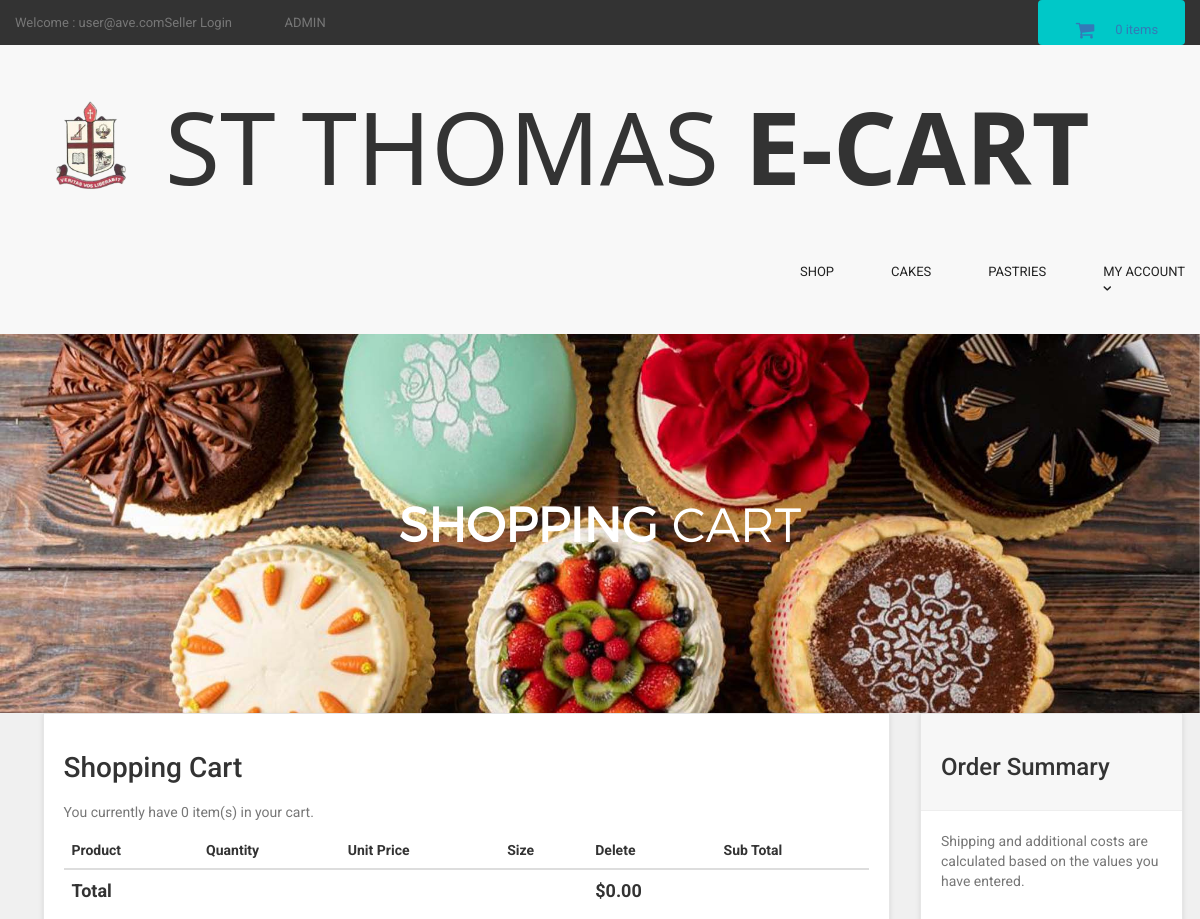
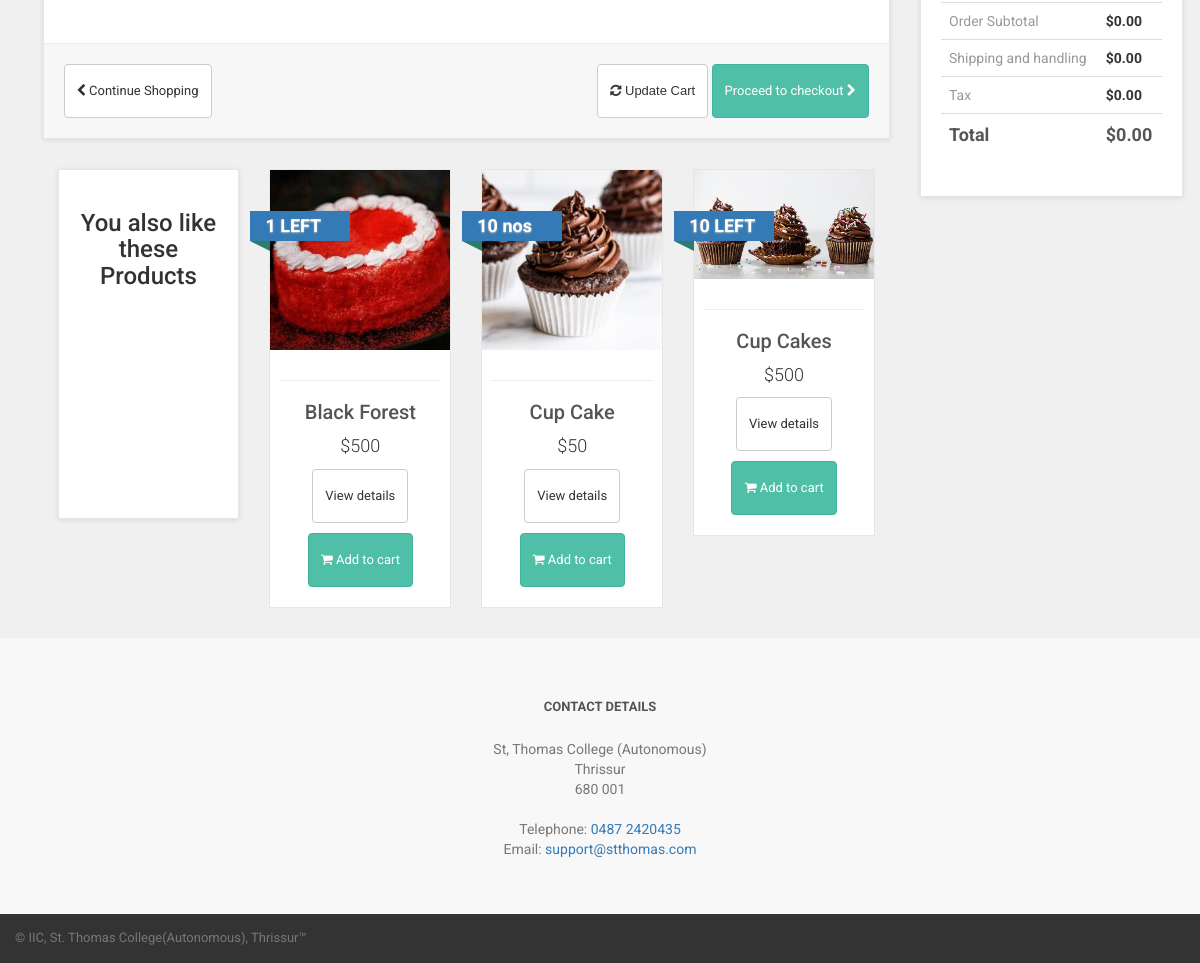
The app's page /cart.php (signed in) with its own data (2 pictures, top to bottom).
### tables this page shows
CREATE TABLE `products` (
  `product_id` int(10) NOT NULL,
  `Seller_id` varchar(20) NOT NULL,
  `cat_id` int(10) NOT NULL,
  `manufacturer_id` int(10) NOT NULL,
  `date` timestamp NOT NULL DEFAULT current_timestamp() ON UPDATE current_timestamp(),
  `product_title` text NOT NULL,
  `product_url` text NOT NULL,
  `product_img1` text NOT NULL,
  `product_img2` text NOT NULL,
  `product_img3` text NOT NULL,
  `product_price` int(10) NOT NULL,
  `product_weight` text NOT NULL,
  `product_psp_price` int(100) DEFAULT NULL,
  `product_desc` text NOT NULL,
  `product_features` text NOT NULL,
  `product_video` text NOT NULL,
  `product_keywords` text NOT NULL,
  `product_label` text NOT NULL,
  `status` varchar(255) NOT NULL
);

### cart.php (the view, shortened to what this page needs)
<?php
include("includes/db.php");
include("includes/header.php");
include("functions/functions.php");
include("includes/main.php");
?>
  <main>
    <div class="nero">
      <div class="nero__heading">
        <span class="nero__bold">SHOPPING</span> Cart
      </div>
    </div>
  </main>
<div id="content" >
<div class="container" >
<div class="col-md-9" id="cart" >
<div class="box" >
<form action="cart.php" method="post" enctype="multipart-form-data" >
<h1> Shopping Cart </h1>
<?php
$ip_add = getRealUserIp();
$select_cart = "select * from cart where ip_add='$ip_add'";
$run_cart = mysqli_query($con,$select_cart);
$count = mysqli_num_rows($run_cart);
?>
<p class="text-muted" > You currently have <?php echo $count; ?> item(s) in your cart. </p>
<div class="table-responsive" >
<table class="table" >
<thead>
<tr>
<th colspan="2" >Product</th>
<th>Quantity</th>
<th>Unit Price</th>
<th>Size</th>
<th colspan="1">Delete</th>
<th colspan="2"> Sub Total </th>
</tr>
</thead>
<?php
$total = 0;
?>
<tfoot>
<tr>
<th colspan="5"> Total </th>
<th colspan="2"> $<?php echo $total; ?>.00 </th>
</tr>
</tfoot>
</table>
</div>
<div class="box-footer">
<div class="pull-left">
<a href="index.php" class="btn btn-default">
<i class="fa fa-chevron-left"></i> Continue Shopping
</a>
</div>
<div class="pull-right">
<button class="btn btn-default" type="submit" name="update" value="Update Cart">
<i class="fa fa-refresh"></i> Update Cart
</button>
<a href="checkout.php" class="btn btn-primary">
Proceed to checkout <i class="fa fa-chevron-right"></i>
</a>
</div>
</div>
</form>
</div>
<div id="row same-height-row">
<div class="col-md-3 col-sm-6">
<div class="box same-height headline">
<h3 class="text-center"> You also like these Products </h3>
</div>
</div>
<?php
$get_products = "select * from products order by rand() LIMIT 0,3";
$run_products = mysqli_query($con,$get_products);
while($row_products=mysqli_fetch_array($run_products)){
$pro_title = $row_products['product_title'];
$pro_price = $row_products['product_price'];
$pro_img1 = $row_products['product_img1'];
$pro_label = $row_products['product_label'];
$pro_psp_price = $row_products['product_psp_price'];
$pro_url = $row_products['product_url'];
if($pro_label == "Sale" or $pro_label == "Gift"){
$product_price = "<del> $$pro_price </del>";
$product_psp_price = "| $$pro_psp_price";
}
else{
$product_psp_price = "";
$product_price = "$$pro_price";
}
if($pro_label == ""){
}
else{
$product_label = "
<a class='label sale' href='#' style='color:black;'>
<div class='thelabel'>$pro_label</div>
<div class='label-background'> </div>
</a>
";
}
echo "
<div class='col-md-3 col-sm-6 center-responsive' >
<div class='product' >
<a href='$pro_url' >
<img src='product_img/$pro_img1' class='img-responsive' >
</a>
<div class='text' >
<hr>
<h3><a href='$pro_url' >$pro_title</a></h3>
<p class='price' > $product_price $product_psp_price </p>
<p class='buttons' >
<a href='$pro_url' class='btn btn-default' >View details</a>
<a href='$pro_url' class='btn btn-primary'>
<i class='fa fa-shopping-cart'></i> Add to cart
</a>
</p>
</div>
$product_label
</div>
</div>
";
}
?>
</div>
</div>
<div class="col-md-3">
<div class="box" id="order-summary">
<div class="box-header">
<h3>Order Summary</h3>
</div>
<p class="text-muted">
Shipping and additional costs are calculated based on the values you have entered.
</p>
<div class="table-responsive">
<table class="table">
<tbody>
<tr>
<td> Order Subtotal </td>
<th> $<?php echo $total; ?>.00 </th>
</tr>
<tr>
<td> Shipping and handling </td>
<th>$0.00</th>
</tr>
<tr>
<td>Tax</td>
<th>$0.00</th>
</tr>
<tr class="total">
<td>Total</td>
<th>$<?php echo $total; ?>.00</th>
</tr>
</tbody>
</table>
</div>
</div>
</div>
</div>
</div>
<?php
include("includes/footer.php");
?>
</body>
</html>

### styles/backend.css (style rules this page uses)
html { font-family: "Roboto", Helvetica, Arial, sans-serif; line-height: 1.15; -ms-text-size-adjust: 100%; -webkit-text-size-adjust: 100% }
body { margin: 0 }
h1 { font-size: 2em; margin: .67em 0 }
figcaption, figure, main { display: block }
hr { box-sizing: content-box; height: 0; overflow: visible }
a { background-color: transparent; -webkit-text-decoration-skip: objects }
img { border-style: none }
button, input, optgroup, select, textarea { font-family: sans-serif; font-size: 100%; line-height: 1.15; margin: 0 }
button, input { overflow: visible }
button, select { text-transform: none }
[type=reset], [type=submit], button, html [type=button] { -webkit-appearance: button }
html { box-sizing: border-box }
body { min-width: 1190px; font-family: Montserrat, sans-serif; font-weight: 400; background-color: white; }
.container { width: 1170px; margin: 0 auto }
img { max-width: 100%; height: auto }
.btn { display: inline-block; vertical-align: top; font-size: 13px; line-height: 40px; text-decoration: none; -webkit-transition: .3s; transition: .3s }
.nero { padding-top: 160px; padding-bottom: 140px; font-family: 'montserratlight', sans-serif; text-align: center; text-transform: uppercase; color: #FFF; background: #666 url("../images/photo3.jpg") no-repeat; background-size: cover; background-position: center; }
.nero__heading { font-size: 48px; }
.nero__bold { font-weight: 700; }

### styles/style.css (style rules this page uses)
body { font-family: "Roboto", Helvetica, Arial, sans-serif; font-size: 14px; line-height: 1.42857143; color: #333333; background-color: #f0f0f0; overflow-x: hidden; }
.btn-primary { color: rgb(255, 255, 255); background-color: rgb(79, 191, 168); border-color: rgb(65, 179, 156); }
.box { background: #fff; margin: 0 0 30px; border: solid 1px #e6e6e6; box-sizing: border-box; padding: 20px; box-shadow: 0 1px 5px rgba(0, 0, 0, 0.1); }
#content { padding-left: 25px; }
#content .product { background: #fff; border: solid 1px #e6e6e6; box-sizing: border-box; margin-bottom: 30px; }
#content .product .text p.price { font-size: 18px; text-align: center; font-weight: 300; }
#content .product .text .buttons { clear: both; text-align: center; }
#content .product .text h3 { text-align: center; font-size: 20px; }
#content .product .text h3 a { color: rgb(85, 85, 85); }
#content .product .text { padding: 10px 10px 0px; }
#content .product .text .buttons .btn { margin-bottom: 10px; }
#content .headline { height: 350px; }
#content #cart .table tfoot { font-size: 18px; }
.box .box-footer { background: #f7f7f7; margin: 30px -20px -20px; padding: 20px; border-top: solid 1px #eeeeee; }
.box .box-footer:before, .box .box-footer:after { content: " "; display: table; }
.box .box-footer:after { clear: both; }
.box .box-header { background: #f7f7f7; margin: -20px -20px 20px; padding: 20px; border-bottom: solid 1px #eeeeee; }
#content #order-summary table { margin-top: 20px; }
#content #order-summary table td { color: #999999; }
#content #order-summary table tr.total td, #content #order-summary table tr.total th { font-size: 18px; color: #555555; font-weight: 700; }
.label { text-decoration: none; position: absolute; top: 50px; padding-left: 51px; z-index: 20; }
.label .thelabel { position: relative; width: 100px; padding: 6px 50px 6px 15px; margin: 40px 50px 10px -71px; color: #fff; font-size: 18px; font-weight: bold; background-color: #337ab7; text-shadow: 0px 1px 2px #bbb; }
.label .thelabel:before, .label .thelabel:after { content: ''; position: absolute; width: 0; height: 0; }
.label .thelabel:after { left: 0px; top: 100%; border-width: 5px 10px; border-style: solid; border-color: #2d7b6b #2d7b6b transparent transparent; }
.label.sale { top: 0; }

### records on screen
products: product_img1 (picture), product_title "Black Forest", product_price "$500", product_label "1 LEFT"
products: product_img1 (picture), product_title "Cup Cake", product_price "$50", product_label "10 nos"
products: product_img1 (picture), product_title "Cup Cakes", product_price "$500", product_label "10 LEFT"

### other values on screen
$_SESSION['customer_email'] "user@ave.com"
$count_items "0"
$count "0"
$total "0"
